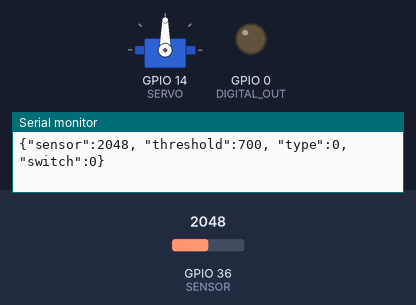
A sketch run on a simulated ESP32. Shown: servo, output pins drawn as LEDs (lit = HIGH), the last lines printed to the serial monitor. The inputs (shaded band) are chosen by the test bench; at power-on: GPIO 36 (SENSOR) = 2048.

Above: at 1.8 s.
1.9 s: GPIO 36 (SENSOR) set to 770
3.4 s: GPIO 36 (SENSOR) set to 630
At 5.4 s:
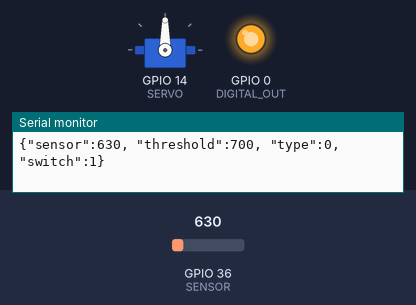
6.0 s: GPIO 36 (SENSOR) set to 740
At 6.9 s:
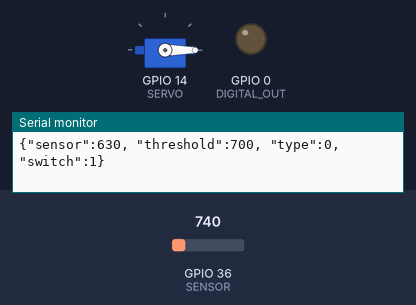
8.5 s: GPIO 36 (SENSOR) set to 660
At 9.4 s:
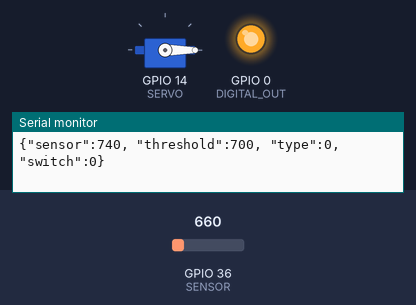
11.0 s: GPIO 36 (SENSOR) set to 1228
At 12.5 s:
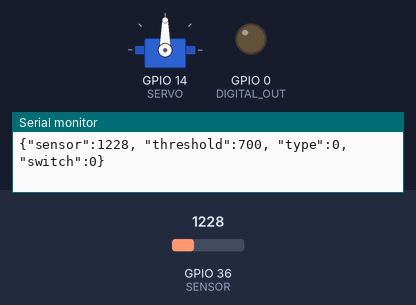
Timing chart, 0 to 14.0 s (numbered marks = the images above; inputs shaded):
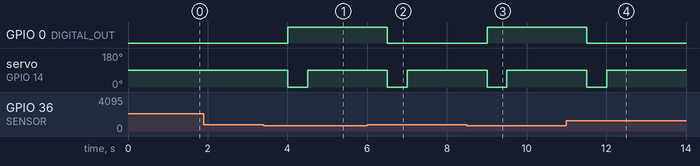

The sketch:

arduino.ino
```cpp
#include <SoftwareSerial.h>
#include <Servo.h>

// 0 : D8         -> LED
// 1 : D1
// 2 : 온보드엘이디
// 3 : D0
// 4 : D4         -> 블루투스 TX
// 5 : D3         -> 블루투스 RX
// 6 : --
// ...
// 14 : D5        -> 서보모터

SoftwareSerial BTSerial(4, 5);
const int DIGITAL_OUT = 0;
const int SERVO = 14;
const int SENSOR = A0;

const int SWITCH_ONEWAY = 0;
const int SWITCH_BIWAY = 1;

Servo servo;

void setup() {
  Serial.begin(9600);
  BTSerial.begin(9600);
  pinMode(SENSOR, INPUT);
  pinMode(DIGITAL_OUT, OUTPUT);
  servo.attach(SERVO);
  servo.write(90);
}

int sensor_value = 0;
int switch_value = 0;
int threshold_value = 700;
int switch_type = 0;

void loop() {
  sensor_value = analogRead(SENSOR);
  if (sensor_value > threshold_value) {
    digitalWrite(DIGITAL_OUT, LOW);
    if (switch_value) {
      if (switch_type == SWITCH_ONEWAY) {
        servo.write(0);
        delay(500);
        servo.write(90);
      }
      else if (switch_type == SWITCH_BIWAY) {
        servo.write(180);
        delay(500);
        servo.write(90);
      }
      switch_value = 0;
    }
  }
  else {
    digitalWrite(DIGITAL_OUT, HIGH);
    if (!switch_value) {
      servo.write(0);
      delay(500);
      servo.write(90);
    }
    switch_value = 1;
  }

  if (BTSerial.available()) {
    Serial.write(BTSerial.read());
  }

//  if (Serial.available()) {
//    BTSerial.write(Serial.read());
//  }
  BTSerial.printf("{\"sensor\":%d, \"threshold\":%d, \"type\":%d, \"switch\":%d}\n",
    sensor_value, threshold_value, switch_type, switch_value
  );
  Serial.printf("{\"sensor\":%d, \"threshold\":%d, \"type\":%d, \"switch\":%d}\n",
    sensor_value, threshold_value, switch_type, switch_value
  );
  delay(1000);
}
```

Measured:
- the behaviour switches between 701 and 700 on GPIO 36 (SENSOR) (found by bisection; images 0 and 1)
- after the input at 3.4 s, GPIO 0 (DIGITAL_OUT): LOW → HIGH after 0.60 s; servo on GPIO 14 (SERVO): 90° → 0° after 0.60 s, → 90° 0.50 s later
- after the input at 6.0 s, GPIO 0 (DIGITAL_OUT): HIGH → LOW after 0.51 s; servo on GPIO 14 (SERVO): 90° → 0° after 0.51 s, → 90° 0.50 s later
- after the input at 8.5 s, GPIO 0 (DIGITAL_OUT): LOW → HIGH after 0.51 s; servo on GPIO 14 (SERVO): 90° → 0° after 0.51 s, → 90° 0.50 s later
- after the input at 11.0 s, GPIO 0 (DIGITAL_OUT): HIGH → LOW after 0.51 s; servo on GPIO 14 (SERVO): 90° → 0° after 0.51 s, → 90° 0.50 s later
